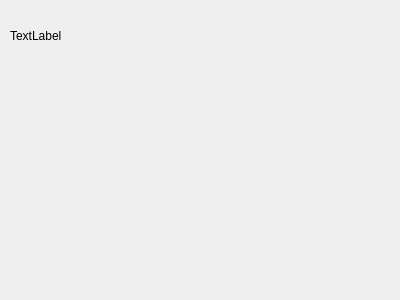
<?xml version="1.0" encoding="UTF-8"?>
<ui version="4.0">
 <class>sign_in</class>
 <widget class="QWidget" name="sign_in">
  <property name="geometry">
   <rect>
    <x>0</x>
    <y>0</y>
    <width>400</width>
    <height>300</height>
   </rect>
  </property>
  <property name="windowTitle">
   <string>Form</string>
  </property>
  <widget class="QWidget" name="widget" native="true">
   <property name="geometry">
    <rect>
     <x>10</x>
     <y>70</y>
     <width>381</width>
     <height>211</height>
    </rect>
   </property>
  </widget>
  <widget class="QLabel" name="label">
   <property name="geometry">
    <rect>
     <x>10</x>
     <y>10</y>
     <width>381</width>
     <height>51</height>
    </rect>
   </property>
   <property name="text">
    <string>TextLabel</string>
   </property>
  </widget>
 </widget>
 <resources/>
 <connections/>
</ui>
